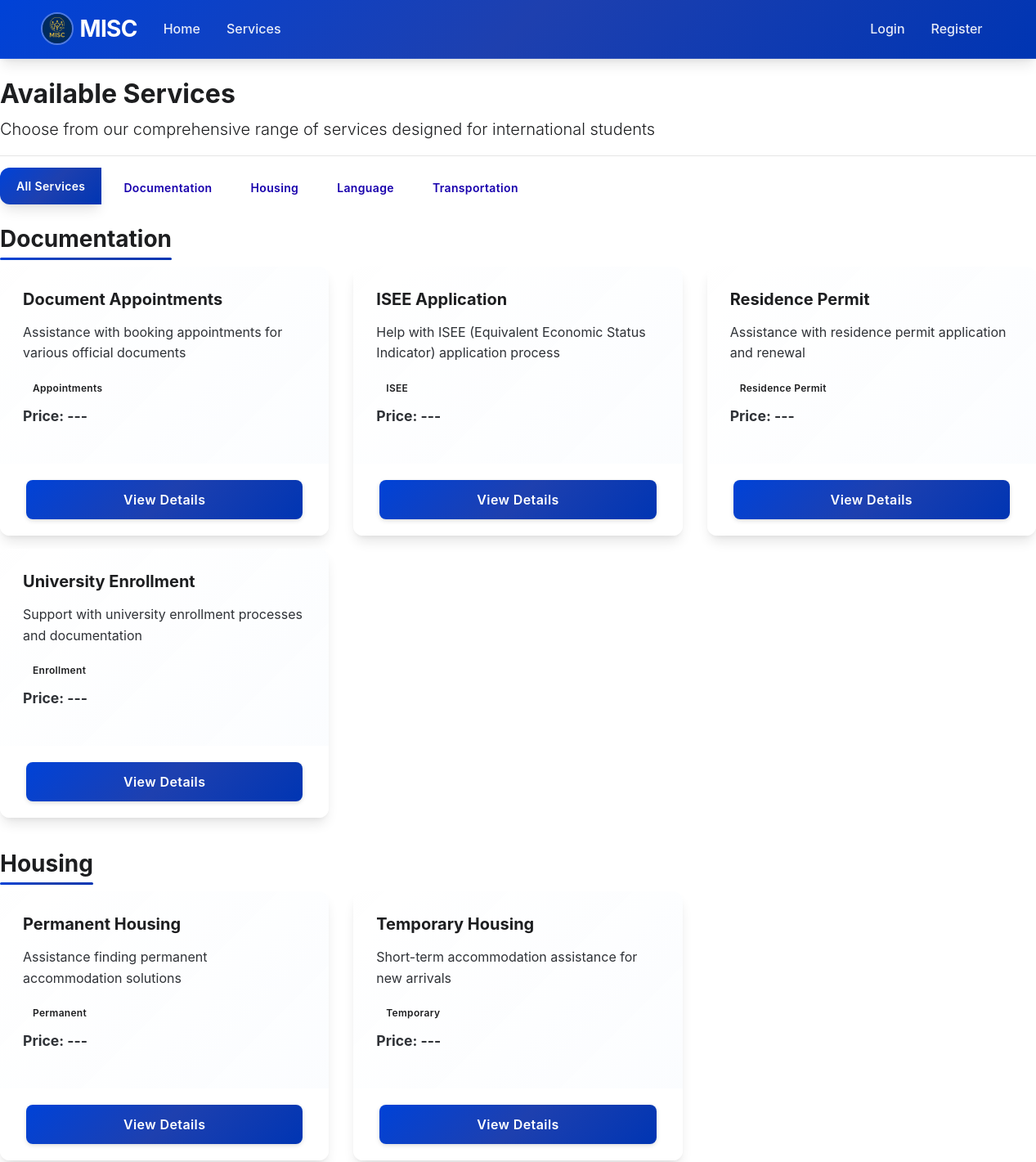
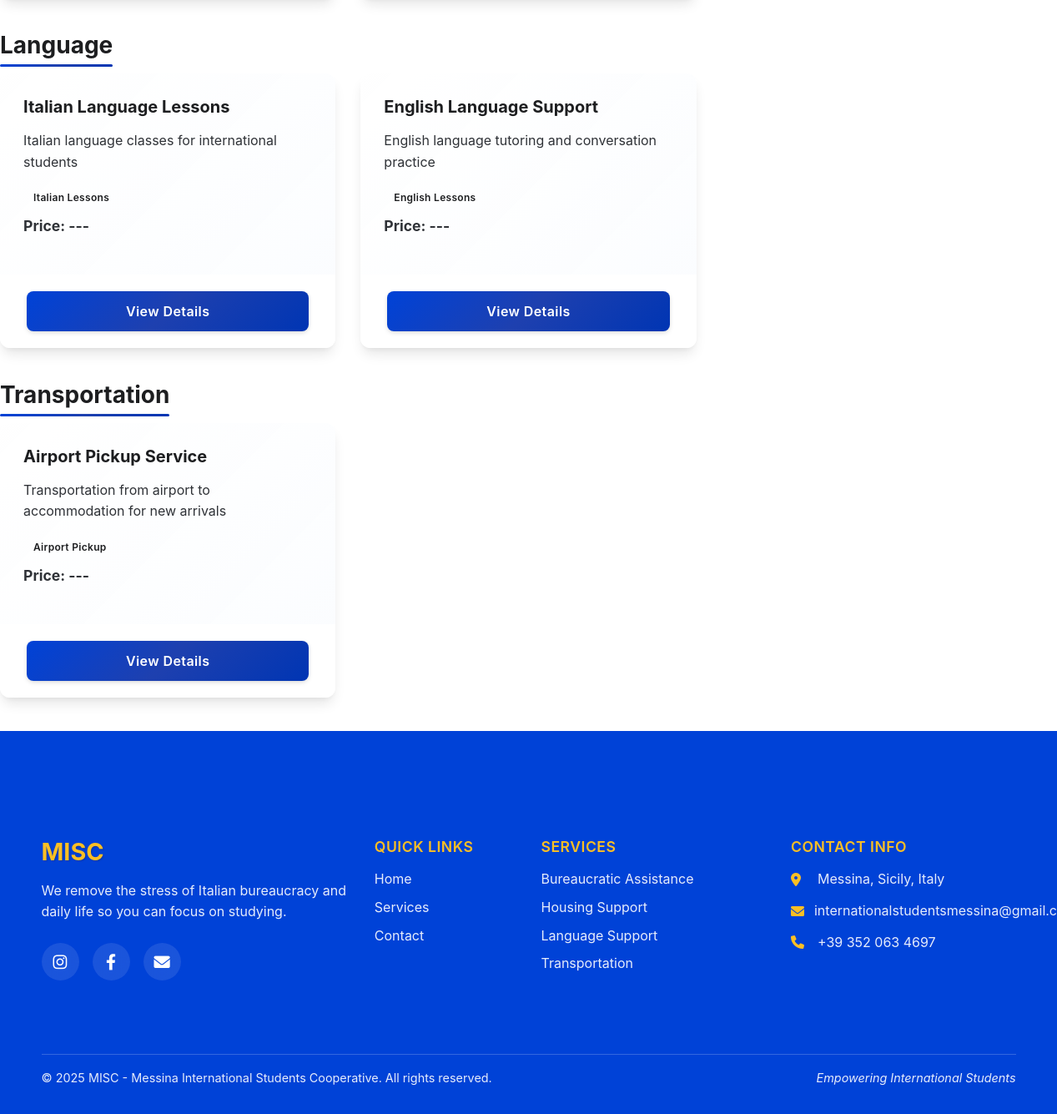
The app's page /service/ with its own data (2 pictures, top to bottom).
### app/models.py (models this page shows, shortened)
class Service(db.Model):
    id = db.Column(db.Integer, primary_key=True)
    name = db.Column(db.String(64), index=True)
    description = db.Column(db.Text)
    category = db.Column(db.String(50), nullable=False)
    subcategory = db.Column(db.String(50))
    price = db.Column(db.Float)
    is_available = db.Column(db.Boolean, default=True)
    requests = db.relationship('ServiceRequest', backref='service_type', lazy='dynamic')

### app/routes/service.py (the view)
@service.route('/')
def index():
    services = Service.query.filter_by(is_available=True).all()
    return render_template('service/index.html', services=services)

### app/templates/service/index.html (shortened to what this page needs)
{% extends "base.html" %}
{% block content %}
<div class="row">
    <div class="col-md-12">
        <h2>Available Services</h2>
        <p class="lead">Choose from our comprehensive range of services designed for international students</p>
        <hr>
    </div>
</div>
<div class="row mb-4">
    <div class="col-md-12">
        <div class="btn-group" role="group" aria-label="Service categories">
            <button type="button" class="btn btn-outline-primary active" onclick="showCategory('all')" style="border-color: #1800ad; color: #1800ad;">All Services</button>
            <button type="button" class="btn btn-outline-primary" onclick="showCategory('Documentation')" style="border-color: #1800ad; color: #1800ad;">Documentation</button>
            <button type="button" class="btn btn-outline-primary" onclick="showCategory('Housing')" style="border-color: #1800ad; color: #1800ad;">Housing</button>
            <button type="button" class="btn btn-outline-primary" onclick="showCategory('Language')" style="border-color: #1800ad; color: #1800ad;">Language</button>
            <button type="button" class="btn btn-outline-primary" onclick="showCategory('Transportation')" style="border-color: #1800ad; color: #1800ad;">Transportation</button>
        </div>
    </div>
</div>
<div class="row">
    {% set categories = services|groupby('category') %}
    {% for category, category_services in categories %}
    <div class="col-md-12 mb-4 category-section" data-category="{{ category }}">
        <h3 class="text-primary mb-3">{{ category }}</h3>
        <div class="row">
            {% for service in category_services %}
            <div class="col-md-4 mb-3">
                <div class="card h-100 service-card">
                    <div class="card-body">
                        <h5 class="card-title">{{ service.name }}</h5>
                        <p class="card-text">{{ service.description|truncate(120) }}</p>
                        {% if service.subcategory %}
                        <span class="badge badge-secondary mb-2">{{ service.subcategory }}</span>
                        {% endif %}
                        <p class="card-text"><strong>Price: ---</strong></p>
                    </div>
                    <div class="card-footer">
                        <a href="{{ url_for('service.details', id=service.id) }}" class="btn btn-primary btn-sm">View Details</a>
                    </div>
                </div>
            </div>
            {% endfor %}
        </div>
    </div>
    {% else %}
    <div class="col-md-12">
        <div class="alert alert-info">No services available at the moment.</div>
    </div>
    {% endfor %}
</div>
{% endblock %}

### records on screen
Service: category "Documentation", name "Document Appointments", description "Assistance with booking appointments for various official documents", subcategory "Appointments"
Service: name "ISEE Application", description "Help with ISEE (Equivalent Economic Status Indicator) application process", subcategory "ISEE"
Service: name "Residence Permit", description "Assistance with residence permit application and renewal", subcategory "Residence Permit"
Service: name "University Enrollment", description "Support with university enrollment processes and documentation", subcategory "Enrollment"
Service: category "Housing", name "Permanent Housing", description "Assistance finding permanent accommodation solutions", subcategory "Permanent"
Service: name "Temporary Housing", description "Short-term accommodation assistance for new arrivals", subcategory "Temporary"
Service: category "Language", name "Italian Language Lessons", description "Italian language classes for international students", subcategory "Italian Lessons"
Service: name "English Language Support", description "English language tutoring and conversation practice", subcategory "English Lessons"
Service: category "Transportation", name "Airport Pickup Service", description "Transportation from airport to accommodation for new arrivals", subcategory "Airport Pickup"
